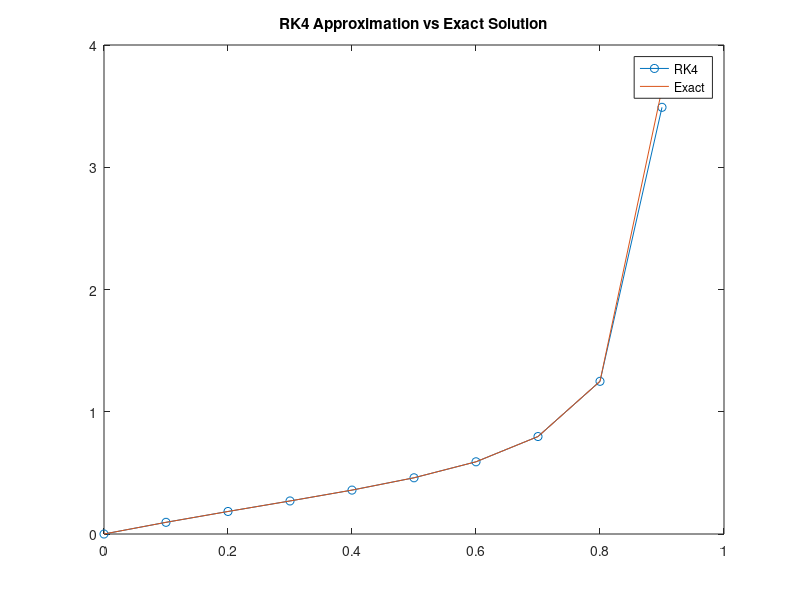
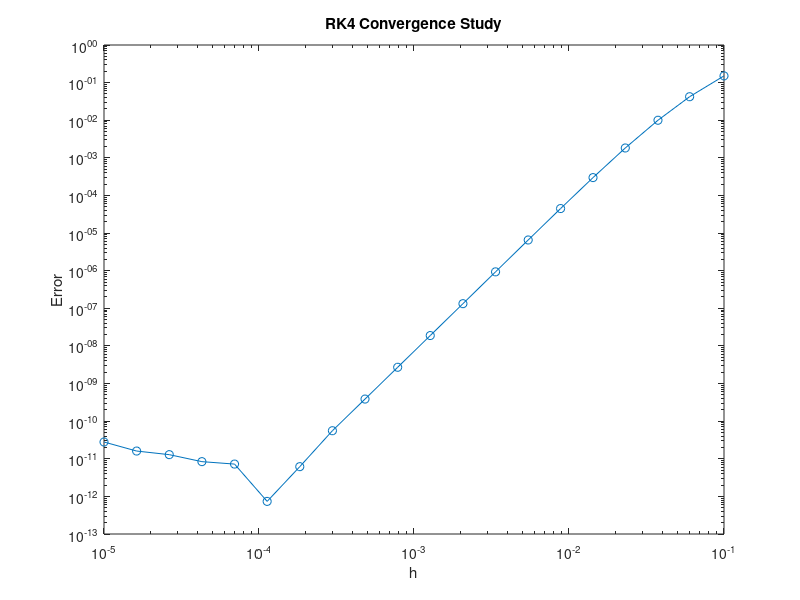
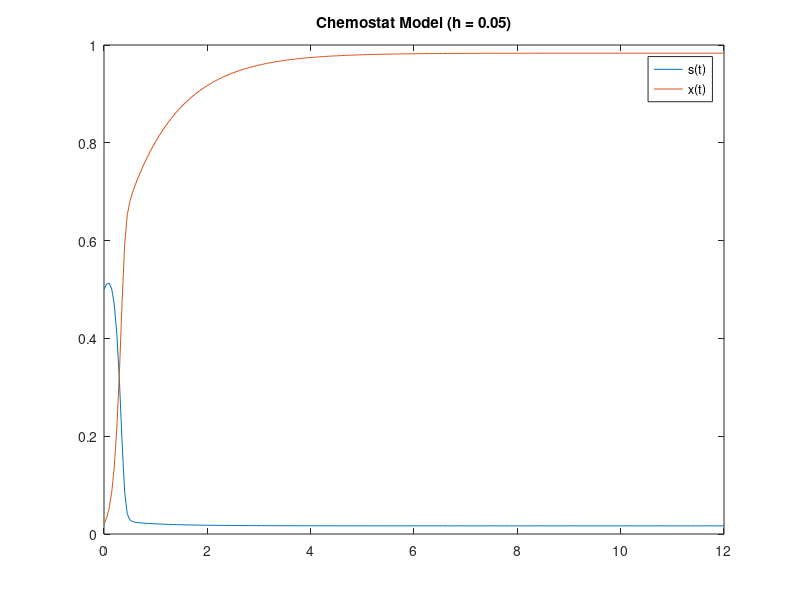
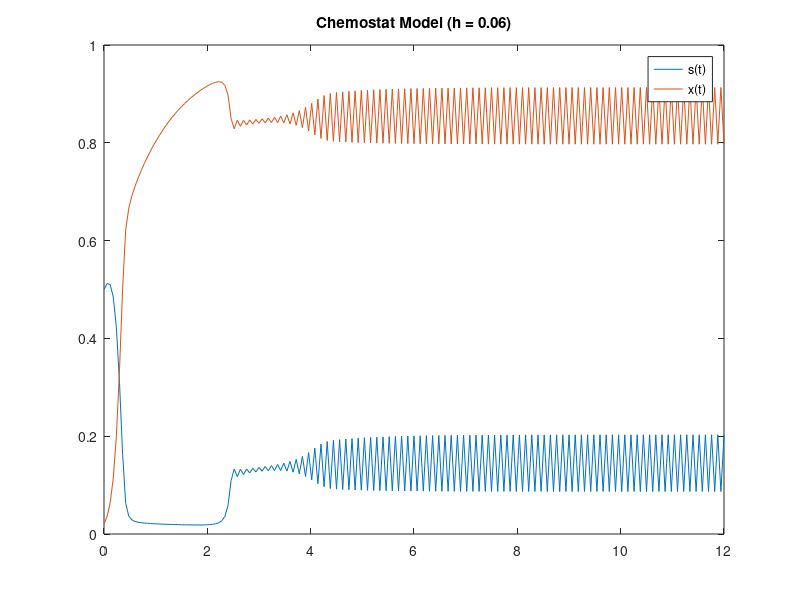

These charts were generated, in order, by the following MATLAB code:
% MATH 515 - Guided Lab 4

clear; clc; close all;

function [t,w] = rk4_full(f,a,b,N,y0)
h = (b-a)/N;
t = linspace(a,b,N+1);
w = zeros(length(y0), N+1);
w(:,1) = y0;

for i = 1:N
    k1 = h*f(t(i), w(:,i));
    k2 = h*f(t(i)+h/2, w(:,i)+k1/2);
    k3 = h*f(t(i)+h/2, w(:,i)+k2/2);
    k4 = h*f(t(i)+h, w(:,i)+k3);

    w(:,i+1) = w(:,i) + (k1 + 2*k2 + 2*k3 + k4)/6;
end
end

function w_final = rk4_final(f,a,b,h,y0)
N = round((b-a)/h);
t = a;
w = y0;

for i = 1:N
    k1 = h*f(t,w);
    k2 = h*f(t+h/2, w+k1/2);
    k3 = h*f(t+h/2, w+k2/2);
    k4 = h*f(t+h, w+k3);

    w = w + (k1 + 2*k2 + 2*k3 + k4)/6;
    t = t + h;
end

w_final = w;
end

f = @(t,y) 1 - y + exp(2*t)*y.^2;
y_exact = @(t) exp(-t).*tan(exp(t)-1);

h = 0.1;
N = round(0.9/h);
[t,w] = rk4_full(f,0,0.9,N,0);

err = y_exact(t) - w;

figure;
plot(t, w, 'o-', t, y_exact(t), '-');
legend('RK4','Exact');
title('RK4 Approximation vs Exact Solution');

hs = logspace(-5,-1,20);

errors = zeros(size(hs));
h_actual = zeros(size(hs));

for k = 1:length(hs)

    h = hs(k);

    N = ceil(0.9/h);

    h_actual(k) = 0.9/N;

    w_final = rk4_final(f,0,0.9,h_actual(k),0);

    errors(k) = abs(y_exact(0.9) - w_final);

end

figure;
loglog(h_actual, errors, 'o-');
xlabel('h');
ylabel('Error');
title('RK4 Convergence Study');

% Use only h >= 1e-4 for slope estimation
idx = h_actual >= 1e-4;

p = polyfit(log(h_actual(idx)), log(errors(idx)), 1);

disp(['Estimated order (using h >= 1e-4): ', num2str(p(1))]);

disp(['Estimated order: ', num2str(p(1))]);

m = 16; a = 0.25;

f_sys = @(t,y) [
    1 - y(1) - (m*y(1)*y(2))/(a+y(1));
    (m*y(1)*y(2))/(a+y(1)) - y(2)
];

h = 0.05;
N = round(12/h);
[t,w] = rk4_full(f_sys,0,12,N,[0.5;0.02]);

figure;
plot(t,w(1,:), t,w(2,:));
legend('s(t)','x(t)');
title('Chemostat Model (h = 0.05)');

h = 0.06;
N = round(12/h);
[t,w] = rk4_full(f_sys,0,12,N,[0.5;0.02]);

figure;
plot(t,w(1,:), t,w(2,:));
legend('s(t)','x(t)');
title('Chemostat Model (h = 0.06)');

x = linspace(-3,3,300);
y = linspace(-3,3,300);
[X,Y] = meshgrid(x,y);
Z = X + 1i*Y;

Q = 1 + Z + Z.^2/2 + Z.^3/6 + Z.^4/24;

figure;
contour(X,Y,abs(Q),[1 1]);
xlabel('Re(z)'); ylabel('Im(z)');
title('|Q(z)| = 1 Stability Boundary');

lambda = -55.31;
f_test = @(t,y) lambda*y;

h1 = 0.01;
N1 = round(10/h1);
[t1,w1] = rk4_full(f_test,0,10,N1,1);

h2 = 0.1;
N2 = round(10/h2);
[t2,w2] = rk4_full(f_test,0,10,N2,1);

figure;
plot(t1,w1,'b', t2,w2,'r--');
legend('Stable h','Unstable h');
title('Stability Comparison');

lambda = 1 + 20i;
h = 0.1;
z = h*lambda;

figure;
contour(X,Y,abs(Q),[1 1]); hold on;
plot(real(z), imag(z), 'ro','MarkerSize',8,'LineWidth',2);
xlabel('Re(z)'); ylabel('Im(z)');
title('Stability Region with h\lambda Point');

f_test = @(t,y) lambda*y;
[t,w] = rk4_full(f_test,0,10,100,1);

figure;
plot(t, real(w));
title('Real Part of RK4 Solution (lambda = 1 + 20i)');
